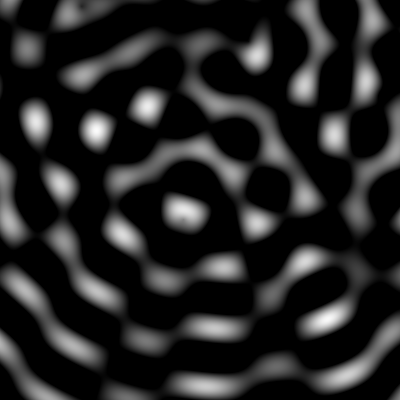
Frame 1 (no input)
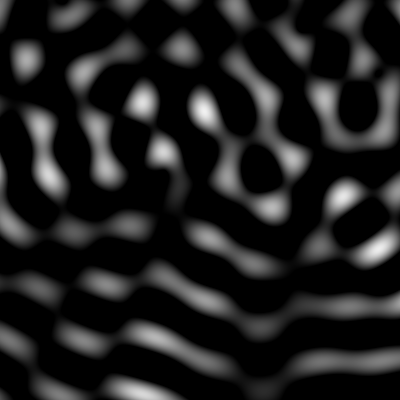
Frame 60 (the mouse pressed at the canvas centre just before this capture)
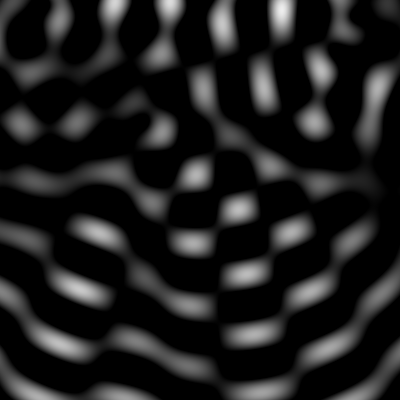
Frame 120 (the mouse held since frame 60 and released just before this capture)

The Processing sketch that drew these frames (run headless with seeded random() and noise(); from frame 60 on, the mouse is pressed at the canvas centre):

// Processing sketch: processing_174974
// ── processing_174974.pde

float[] sX,sY,dX,dY;
float d,z;
int n;
color c;

void setup() {
  size(400,400);
  setS();
}

void setS() {
  n  = round(random(1,5));
  z  = random(0.05,0.3);
  sX = new float[n];sY = new float[n];
  dX = new float[n];dY = new float[n];
  for(int i=0;i<n;i++){
    sX[i] = random(width);sY[i] = random(height);
    dX[i] = random(-1,1);dY[i] = random(-1,1);
  }
}

void draw() {
  for(int i=0;i<n;i++) {
    sX[i]+=dX[i];
    sY[i]+=dY[i];
    if(sX[i]<0||sX[i]>width) {dX[i]*=-1;}
    if(sY[i]<0||sY[i]>height) {dY[i]*=-1;}
  }
  loadPixels();
  for(int x=0;x<width;x++) {
    for(int y=0;y<height;y++) {
      d = 0.0;
      for(int s=0;s<n;s++) {d += sin(dist(sX[s],sY[s],x,y)*z);}
      d = map(d,-n,n,-1,1);
      if(d<0) {c = color(0);} else {c = color(d*255);}
      pixels[y*width+x]=c;
    }
  }
  updatePixels();
}

void keyPressed() {
  setS();
}
